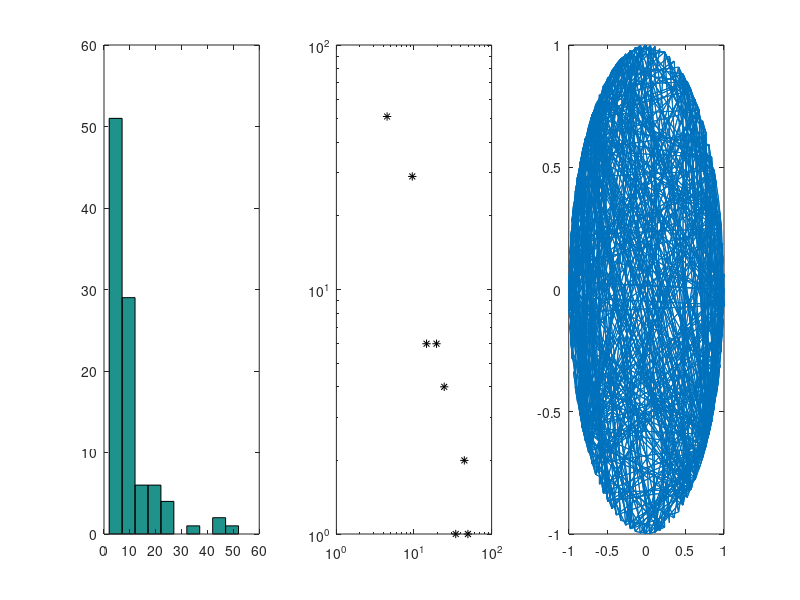

The MATLAB script that drew this image:
clear

nodes = 100;

bias = 2;

links = 500;

net = zeros(nodes,nodes);

for n = 1:nodes;
    
   x = ceil(rand*nodes);
   
   while x == n
      
        x = ceil(rand*nodes);
       
   end
   
   net(n,x)=1;
   net(x,n)=1;
   
end

net=net.*((eye(nodes,nodes)-1)*-1);
   
   for n = 1:10
       
        x = ceil(rand*nodes);
        y = ceil(rand*nodes);
       
        while x == y
            
             y = ceil(rand*nodes);
        end
        
        net(x,y) = 1;
        net(y,x) = 1;
   end
   
   net = net.*((eye(nodes,nodes)-1)*-1);
   
   while nnz(net)/2 < links
       
       edge = ((sum(net))/nodes);
       edge = ((edge.^bias)/(sum(edge.^bias)));
       
       choice = rand;
       
       criterion = 0;
       
       for z = 1:nodes
           criterion = criterion+edge(z);
           
           if choice < criterion
               choice = z;
               break
           end
           
       end
       
        for zd = 1:10000
            
            i = choice;
            
            j = ceil(rand*nodes);
            
            if net(i,j) ==0
                
                net(i,j)=1
                net(j,i)=1
                break
            end
        end
       
   end
   
   net = net.*((eye(nodes,nodes)-1)*-1);
   
   net =(net+net')>0;
   
   subplot(1,3,1)
   hist(sum(net'),10)
   [n,x] = hist(sum(net'),10);
   
   subplot(1,3,2)
   loglog(x,n,'k*')
   axis = 1:100;
   
   subplot(1,3,3)
   t=length(net);
   theta=linspace(0,2*pi,t)';
   xy = [cos(theta), sin(theta)];
   gplot(net,xy);